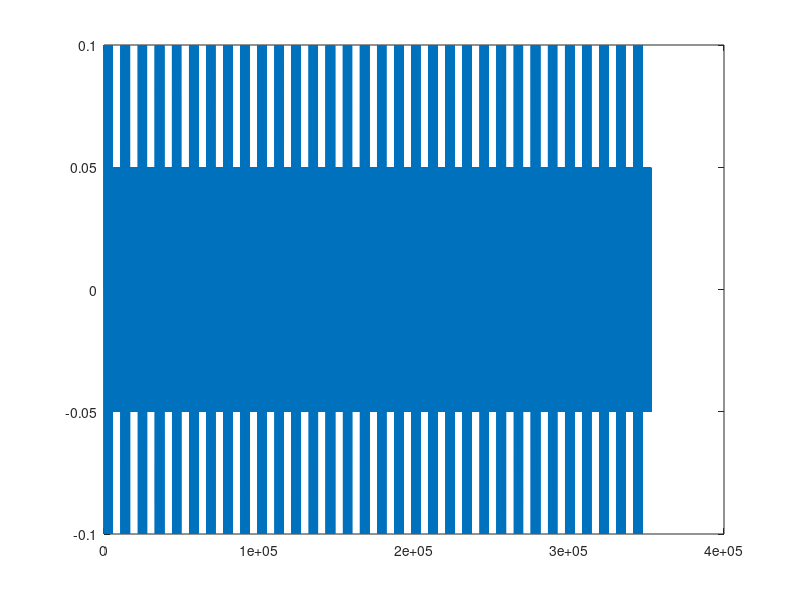

Write the MATLAB code that produced this figure.
fs = 44100; % tan so lay mau (Hz)
  t = 0 : 1/fs : 0.125; % truc thoi gian (s)
  f1 = 440; % tan so f1 (Hz)
  f2 = 2 * f1
  f3 = 3 * f1;
  f4 = 4 * f1;
  A1 = 0.1; A2 = A1/2; A3 = A1; A4 = A1/2; % bien do
  w = 0 %pha
 
  y1 = A1 * sin( 2 * pi * f1 * t  );
  y2 = A2 * sin( 2 * pi * f2 * t  );
  y3 = A3 * sin( 2 * pi * f3 * t  );
  y4 = A4 * sin( 2 * pi * f4 * t  );

  y=[y1  y2  y3  y4];
  Z=[y y y y y y y y y y y y y y y y];
  sound( Z,fs);
  plot(Z);
  audiowrite('melo.wav',Z,fs);